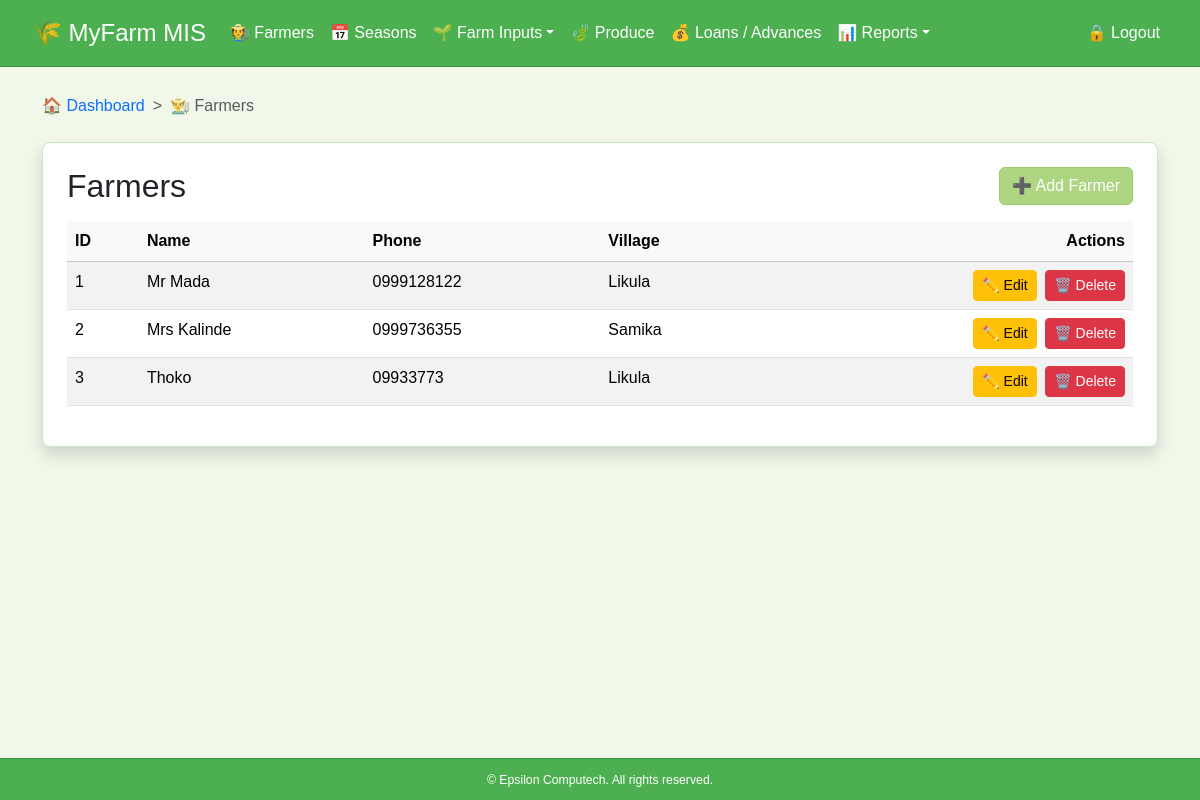
The app's page /farmers/, older data.
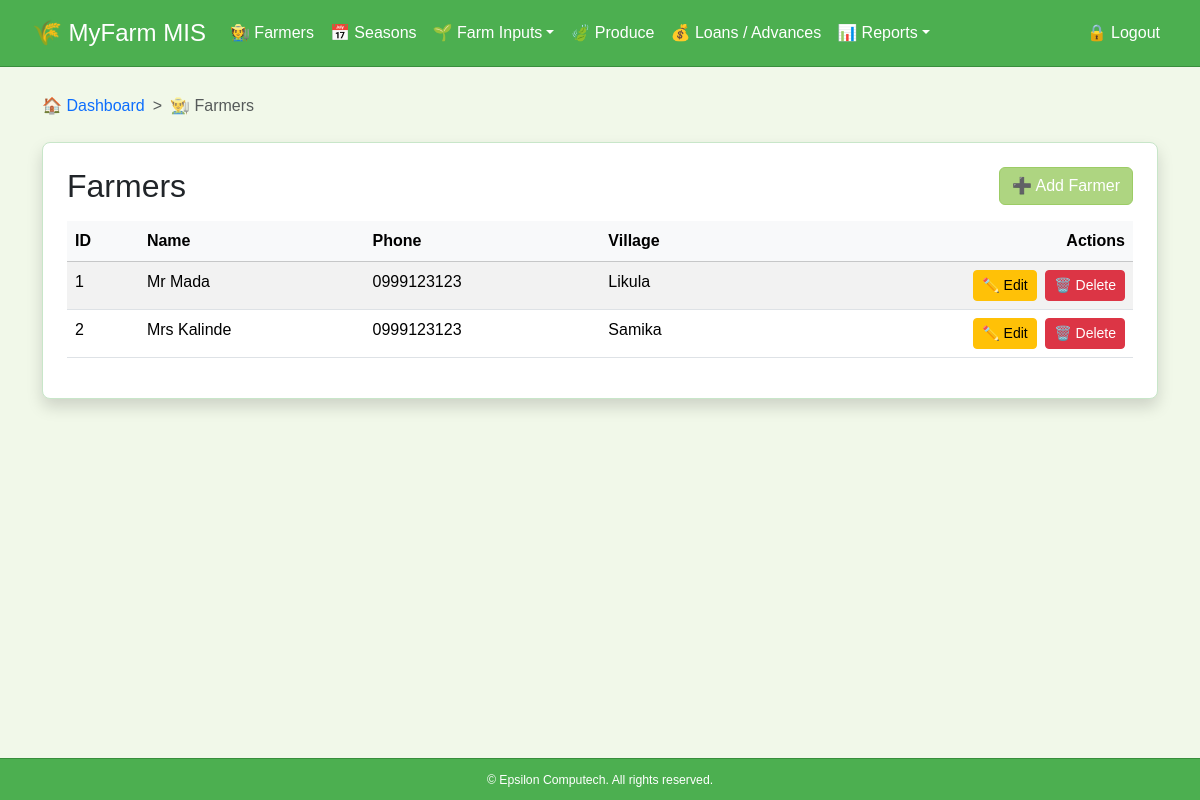
The same page, newer data.
### farmers/models.py (models this page shows, shortened)
class Farmer(models.Model):
    name = models.CharField(max_length=100)
    phone = models.CharField(max_length=20, blank=True, null=True)
    village = models.CharField(max_length=100, blank=True, null=True)
    registration_date = models.DateField(auto_now_add=True)

### farmers/views.py (the view)
# urls.py: path('farmers/', views.farmer_list, name='farmer_list'),
def farmer_list(request):
    farmers = Farmer.objects.all().order_by('name')
    breadcrumbs = [
        {'url': 'dashboard', 'name': 'Dashboard', 'icon': '🏠'},
        {'url': None, 'name': 'Farmers', 'icon': '👨‍🌾'},
    ]
    return render(request, 'farmers/farmer_list.html', {'farmers': farmers, 'breadcrumbs': breadcrumbs})

### farmers/context_processors.py (called while the page is built)
def season_context(request):
    season_id = request.GET.get("season")
    selected_season = None
    if season_id:
        selected_season = Season.objects.filter(id=season_id).first()
    if not selected_season:
        selected_season = Season.objects.order_by('-year').first()
    seasons = Season.objects.order_by('-year')
    return {
        "seasons": seasons,
        "selected_season": selected_season
    }

### farmers/templates/farmers/farmer_list.html (shortened to what this page needs)
{% extends "base.html" %}
{% block content %}
<div class="card shadow p-4 mt-4 datatable-card">
    <div class="d-flex justify-content-between align-items-center mb-3">
        <h2 class="mb-0">Farmers</h2>
        <a href="{% url 'farmer_create' %}" class="btn btn-primary">➕ Add Farmer</a>
    </div>
    <div class="table-responsive">
        <table class="table table-striped table-hover datatable" data-title="Farmers">
            <thead class="table-light">
                <tr>
                    <th>ID</th>
                    <th>Name</th>
                    <th>Phone</th>
                    <th>Village</th>
                    <th class="text-end">Actions</th>
                </tr>
            </thead>
            <tbody>
                {% for farmer in farmers %}
                <tr>
                    <td>{{ forloop.counter }}</td>
                    <td>{{ farmer.name }}</td>
                    <td>{{ farmer.phone }}</td>
                    <td>{{ farmer.village }}</td>
                    <td class="text-end">
                        <a href="{% url 'farmer_update' farmer.pk %}" class="btn btn-sm btn-warning me-1">✏️ Edit</a>
                        <a href="#"
                        class="btn btn-sm btn-danger"
                        data-bs-toggle="modal"
                        data-bs-target="#deleteModal"
                        data-item-name="{{ farmer.name }}"
                        data-delete-url="{% url 'farmer_delete' farmer.pk %}">
                        🗑️ Delete
                        </a>
                    </td>
                </tr>
                {% empty %}
                <tr>
                    <td colspan="5" class="text-center">No farmers found.</td>
                </tr>
                {% endfor %}
            </tbody>
        </table>
    </div>
</div>
{% endblock %}

Row changes from the older to the newer data that the page shows:
removed Farmer: name "Thoko", phone "09933773", village "Likula"
changed Farmer "Mr Mada": phone "0999128122" → "0999123123"
changed Farmer "Mrs Kalinde": phone "0999736355" → "0999123123"
